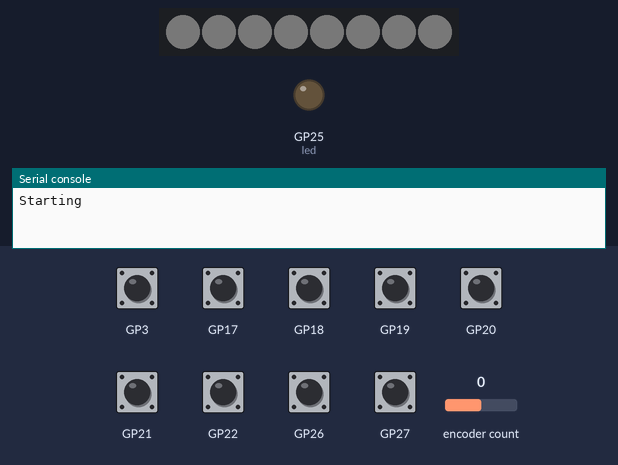
Bench run of a program on a simulated Raspberry Pi Pico running CircuitPython. On the bench: 8 RGB LEDs in strip order, left to right, output pins drawn as LEDs (lit = HIGH), the last lines printed to the serial console. The test bench sets the inputs (shaded band); at power-on: GP3, GP17–22, GP26, GP27 HIGH, encoder count 0. Dim RGB values are drawn brighter than linear; USB keyboard and mouse output is not drawn; library files of the repository ran but are not shown: adafruit_displayio_ssd1306.py.

Above: at 1.2 s.
1.3 s: GP17 pulled LOW for 0.15 s
At 1.39 s:
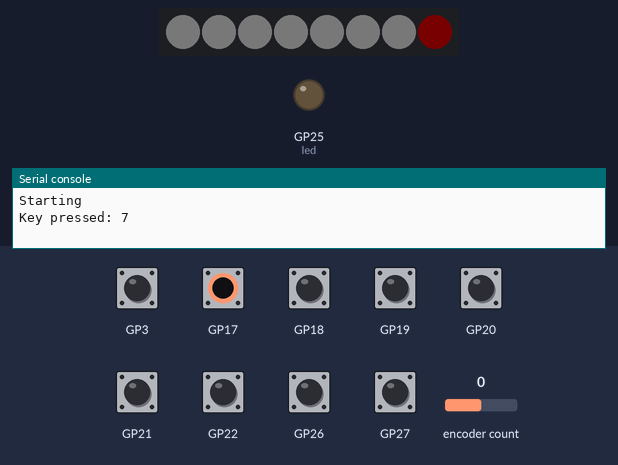
2.9 s: GP18 pulled LOW for 0.15 s
At 3.0 s:
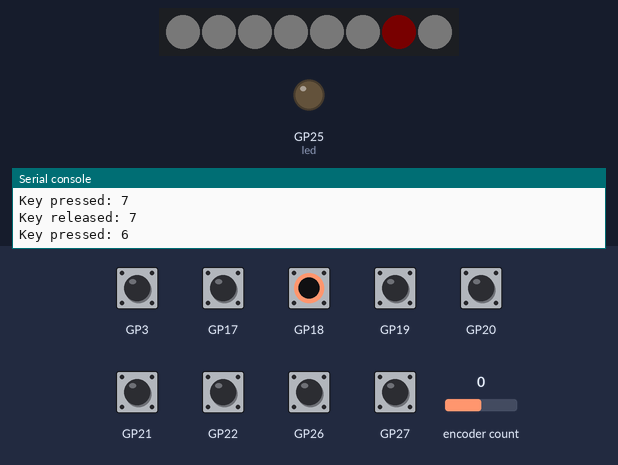
4.5 s: GP19 pulled LOW for 0.15 s
At 4.61 s:
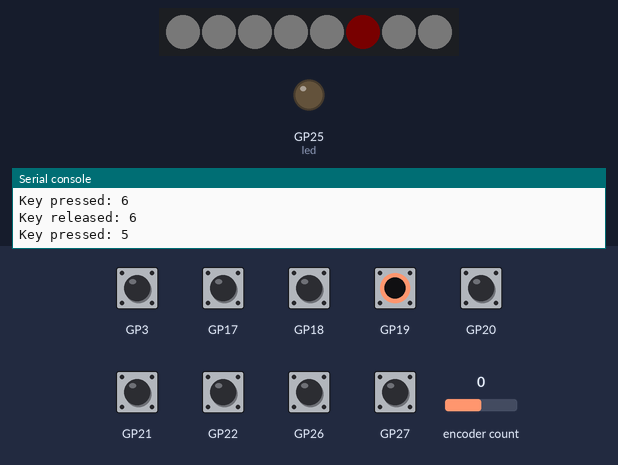
6.1 s: GP20 pulled LOW for 0.15 s
At 6.19 s:
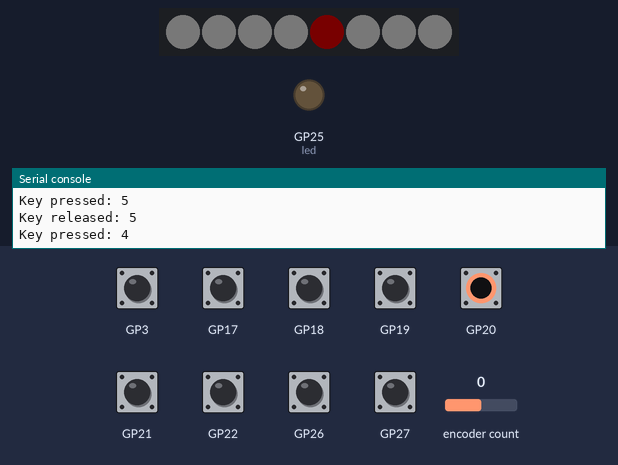
7.7 s: GP21 pulled LOW for 0.15 s
At 7.8 s:
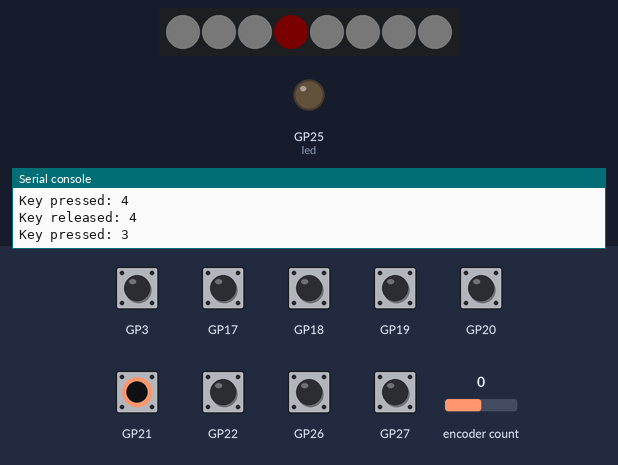
Timing chart, 0 to 10.7 s (numbered marks = the images above; inputs shaded):
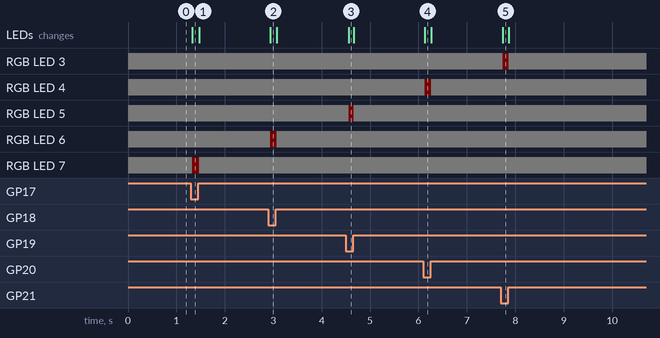

The program:

usb-hid.py
```python
#
# Example of USB HID input from the badge
#
import adafruit_displayio_ssd1306
import board
import busio as io
import digitalio
import displayio
import keypad
import neopixel
import rotaryio
import usb_hid

from adafruit_hid.consumer_control import ConsumerControl
from adafruit_hid.consumer_control_code import ConsumerControlCode
from adafruit_hid.keyboard import Keyboard
from adafruit_hid.keycode import Keycode

#
# Intialize everything as normal
#

print("Starting")
# OLED Screen
displayio.release_displays()
i2c = io.I2C(board.GP15, board.GP14)
display_bus = displayio.I2CDisplay(i2c, device_address=0x3C)
display = adafruit_displayio_ssd1306.SSD1306(display_bus, width=128, height=32)

# Board LED
led = digitalio.DigitalInOut(board.LED)
led.direction = digitalio.Direction.OUTPUT

# Encoder buttons (GP16 is unassigned, but keys wants multiple inputs)
enc_1 = rotaryio.IncrementalEncoder(board.GP4, board.GP5)
enc_1_pins = [board.GP3]
enc_1_buttons = keypad.Keys(enc_1_pins, value_when_pressed=False, pull=True)


# Set up keys
keyswitch_pins = (
    board.GP27,
    board.GP26,
    board.GP22,
    board.GP21,
    board.GP20,
    board.GP19,
    board.GP18,
    board.GP17,
)
keys = keypad.Keys(keyswitch_pins, value_when_pressed=False, pull=True)

# Neopixels
pixel_pin = board.GP28
num_pixels = 8
neopixels = neopixel.NeoPixel(pixel_pin, num_pixels, brightness=0.01)
neopixels.fill((255, 255, 255))

# Generate keyboard for keyboard keys and consumer control for volume controls
kbd = Keyboard(usb_hid.devices)
consumer_control = ConsumerControl(usb_hid.devices)

# Map each button index to a numpad number
keymap = [
    Keycode.KEYPAD_ZERO,
    Keycode.KEYPAD_ONE,
    Keycode.KEYPAD_TWO,
    Keycode.KEYPAD_THREE,
    Keycode.KEYPAD_FOUR,
    Keycode.KEYPAD_FIVE,
    Keycode.KEYPAD_SIX,
    Keycode.KEYPAD_SEVEN,
    Keycode.KEYPAD_EIGHT,
]


def press_key(key_number):
    kbd.press(keymap[key_number])


def release_key(key_number):
    kbd.release(keymap[key_number])


enc_1_position = 0
while True:
    #
    # Handle encode knob inputs
    #
    cur_position = enc_1.position
    if cur_position != enc_1_position:
        if cur_position > enc_1_position:
            print("Encoder increased")
            consumer_control.send(ConsumerControlCode.VOLUME_INCREMENT)
        else:
            print("Encoder decreased")
            consumer_control.send(ConsumerControlCode.VOLUME_DECREMENT)
    #
    # Handle encoder button
    #
    enc_1_buttons_event = enc_1_buttons.events.get()
    if enc_1_buttons_event:
        if enc_1_buttons_event.pressed:
            print("Encoder pressed")
            consumer_control.send(ConsumerControlCode.MUTE)
        if enc_1_buttons_event.released:
            print("Encoder released")
    #
    # Handle keyswitches
    #
    key_event = keys.events.get()
    if key_event:
        if key_event.pressed:
            print("Key pressed:", key_event.key_number)
            press_key(key_event.key_number)
            neopixels[key_event.key_number] = (255, 0, 0)
        if key_event.released:
            print("Key released:", key_event.key_number)
            release_key(key_event.key_number)
            neopixels[key_event.key_number] = (255, 255, 255)
    enc_1_position = cur_position
```

Measured:
- after the input at 1.3 s, RGB LED 7: RGB(2, 2, 2) → RGB(2, 0, 0) at once, → RGB(2, 2, 2) 0.14 s later; the LEDs: change at once (image 1)
- after the input at 2.9 s, RGB LED 6: RGB(2, 2, 2) → RGB(2, 0, 0) at once, → RGB(2, 2, 2) 0.13 s later; the LEDs: change at once (image 2)
- after the input at 4.5 s, RGB LED 5: RGB(2, 2, 2) → RGB(2, 0, 0) after 0.06 s, → RGB(2, 2, 2) 0.11 s later; the LEDs: change after 0.06 s (image 3)
- after the input at 6.1 s, RGB LED 4: RGB(2, 2, 2) → RGB(2, 0, 0) at once, → RGB(2, 2, 2) 0.14 s later; the LEDs: change at once (image 4)
- after the input at 7.7 s, RGB LED 3: RGB(2, 2, 2) → RGB(2, 0, 0) at once, → RGB(2, 2, 2) 0.13 s later; the LEDs: change at once (image 5)
